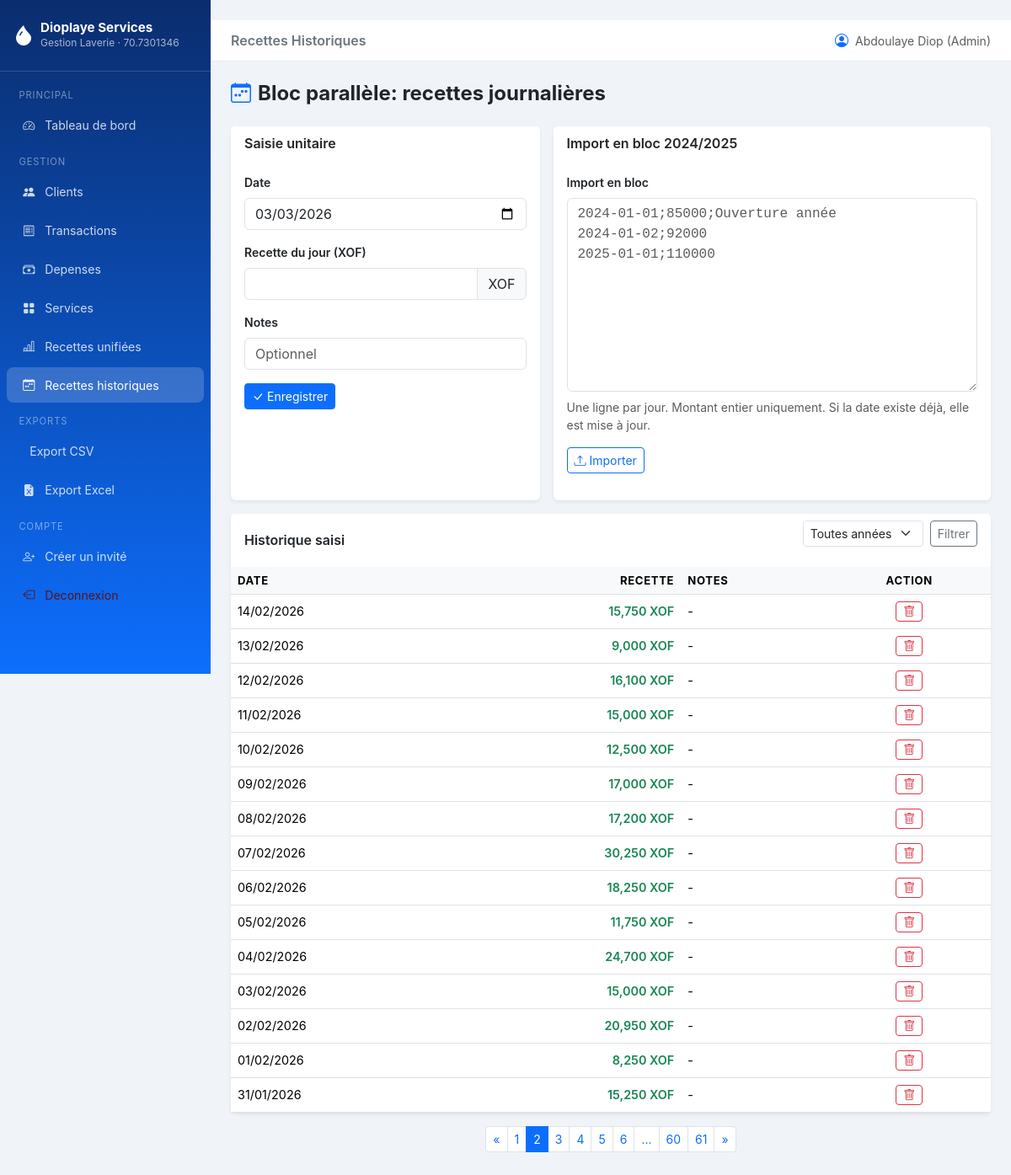
The page /recettes-historiques/?page=2 (signed in) on the database its author committed.
### models.py (models this page shows, shortened)
class User(UserMixin, db.Model):
    __tablename__ = "users"
    id = db.Column(db.Integer, primary_key=True)
    username = db.Column(db.String(64), unique=True, nullable=False)
    email = db.Column(db.String(120), unique=True, nullable=False)
    password_hash = db.Column(db.String(256), nullable=False)
    role = db.Column(db.String(20), nullable=False, default="invite")
    is_active = db.Column(db.Boolean, default=True)
    created_at = db.Column(db.DateTime, default=datetime.utcnow)
    @property
    def is_admin(self) -> bool:
        return (self.role or "").lower() == "admin"

class RecetteJournaliereHistorique(db.Model):
    __tablename__ = "recettes_journalieres_historiques"
    id = db.Column(db.Integer, primary_key=True)
    date_recette = db.Column(db.Date, nullable=False, unique=True, index=True)
    montant = db.Column(db.Integer, nullable=False, default=0)
    notes = db.Column(db.String(300), nullable=True)
    created_at = db.Column(db.DateTime, default=datetime.utcnow)

### routes/recettes_historiques.py (the view)
@recettes_historiques_bp.route("/")
@login_required
@require_admin
def index():
    form = RecetteHistoriqueForm()
    import_form = ImportRecettesForm()
    page = request.args.get("page", 1, type=int)
    annee = request.args.get("annee", type=int)
    query = RecetteJournaliereHistorique.query
    if annee:
        query = query.filter(extract("year", RecetteJournaliereHistorique.date_recette) == annee)
    pagination = query.order_by(RecetteJournaliereHistorique.date_recette.desc()).paginate(
        page=page, per_page=Config.ITEMS_PER_PAGE, error_out=False
    )
    annees = [
        int(value)
        for (value,) in db.session.query(
            extract("year", RecetteJournaliereHistorique.date_recette)
        ).distinct().order_by(extract("year", RecetteJournaliereHistorique.date_recette).desc()).all()
        if value is not None
    ]
    return render_template(
        "recettes_historiques/index.html",
        form=form,
        import_form=import_form,
        recettes=pagination.items,
        pagination=pagination,
        annee=annee,
        annees=annees,
    )

### routes/recettes_historiques.py
class RecetteHistoriqueForm(FlaskForm):
    date_recette = DateField("Date", default=date.today, validators=[DataRequired()])
    montant = IntegerField(
        "Recette du jour (XOF)",
        validators=[DataRequired(), NumberRange(min=0)],
        filters=[_normalize_integer],
    )
    notes = StringField("Notes", validators=[Optional(), Length(max=300)])
    submit = SubmitField("Enregistrer / Mettre à jour")

class ImportRecettesForm(FlaskForm):
    lignes = TextAreaField(
        "Import en bloc",
        validators=[DataRequired()],
        description="Format: YYYY-MM-DD;montant;notes (notes optionnelles).",
    )
    submit = SubmitField("Importer")

### routes/__init__.py (called while the page is built)
def require_admin(view_func):
    @wraps(view_func)
    def wrapped(*args, **kwargs):
        if not getattr(current_user, "is_admin", False):
            flash("Action réservée à l'administrateur général.", "danger")
            return redirect(url_for("dashboard.index"))
        return view_func(*args, **kwargs)
    return wrapped

### routes/recettes_historiques.py (called while the page is built)
def _normalize_integer(value):
    if isinstance(value, str):
        return value.strip().replace(" ", "")
    return value

### templates/recettes_historiques/index.html (shortened to what this page needs)
{% extends "base.html" %}
{% block page_title %}Recettes Historiques{% endblock %}
{% block content %}
<div class="d-flex justify-content-between align-items-center mb-4">
  <h4 class="fw-bold mb-0"><i class="bi bi-calendar-week text-primary me-2"></i>Bloc parallèle: recettes journalières</h4>
</div>
<div class="row g-3 mb-3">
  <div class="col-lg-5">
    <div class="card border-0 shadow-sm h-100">
      <div class="card-header bg-white border-0 fw-semibold">Saisie unitaire</div>
      <div class="card-body">
        <form method="POST" action="{{ url_for('recettes_historiques.add') }}">
          <div class="mb-3">
            {{ form.date_recette.label(class="form-label fw-semibold small") }}
            {{ form.date_recette(class="form-control" + (" is-invalid" if form.date_recette.errors else "")) }}
          </div>
          <div class="mb-3">
            {{ form.montant.label(class="form-label fw-semibold small") }}
            <div class="input-group">
              {{ form.montant(class="form-control" + (" is-invalid" if form.montant.errors else ""), min=0, step=1) }}
              <span class="input-group-text">XOF</span>
            </div>
          </div>
          <div class="mb-3">
            {{ form.notes.label(class="form-label fw-semibold small") }}
            {{ form.notes(class="form-control", placeholder="Optionnel") }}
          </div>
          <button type="submit" class="btn btn-primary btn-sm">
            <i class="bi bi-check-lg me-1"></i>Enregistrer
          </button>
        </form>
      </div>
    </div>
  </div>
  <div class="col-lg-7">
    <div class="card border-0 shadow-sm h-100">
      <div class="card-header bg-white border-0 fw-semibold">Import en bloc 2024/2025</div>
      <div class="card-body">
        <form method="POST" action="{{ url_for('recettes_historiques.importer') }}">
          <label class="form-label fw-semibold small">{{ import_form.lignes.label.text }}</label>
          {{ import_form.lignes(
              class="form-control font-monospace",
              rows="9",
              placeholder="2024-01-01;85000;Ouverture année\n2024-01-02;92000\n2025-01-01;110000"
            )
          }}
          <div class="form-text mt-2">Une ligne par jour. Montant entier uniquement. Si la date existe déjà, elle est mise à jour.</div>
          <button type="submit" class="btn btn-outline-primary btn-sm mt-3">
            <i class="bi bi-upload me-1"></i>Importer
          </button>
        </form>
      </div>
    </div>
  </div>
</div>
<div class="card border-0 shadow-sm">
  <div class="card-header bg-white border-0 d-flex justify-content-between align-items-center">
    <span class="fw-semibold">Historique saisi</span>
    <form method="GET" class="d-flex gap-2">
      <select name="annee" class="form-select form-select-sm">
        <option value="">Toutes années</option>
      </select>
      <button class="btn btn-outline-secondary btn-sm">Filtrer</button>
    </form>
  </div>
  <div class="card-body p-0">
    <div class="table-responsive">
      <table class="table table-hover mb-0">
        <thead>
          <tr>
            <th>Date</th>
            <th class="text-end">Recette</th>
            <th>Notes</th>
            <th class="text-center">Action</th>
          </tr>
        </thead>
        <tbody>
          {% for r in recettes %}
          <tr>
            <td>{{ r.date_recette.strftime("%d/%m/%Y") }}</td>
            <td class="text-end fw-semibold text-success">{{ "{:,.0f}".format(r.montant) }} XOF</td>
            <td>{{ r.notes or "-" }}</td>
            <td class="text-center">
              <form method="POST" action="{{ url_for('recettes_historiques.delete', entry_id=r.id) }}" class="d-inline">
                <button type="submit" class="btn btn-outline-danger btn-sm"
                        onclick="return confirm('Supprimer cette recette historique ?');">
                  <i class="bi bi-trash"></i>
                </button>
              </form>
            </td>
          </tr>
          {% else %}
          <tr>
            <td colspan="4" class="text-center text-muted py-4">Aucune recette historique saisie.</td>
          </tr>
          {% endfor %}
        </tbody>
      </table>
    </div>
  </div>
</div>
{% if pagination.pages > 1 %}
<nav class="mt-3">
  <ul class="pagination pagination-sm justify-content-center">
    {% if pagination.has_prev %}
    <li class="page-item">
      <a class="page-link" href="{{ url_for('recettes_historiques.index', page=pagination.prev_num, annee=annee) }}">&laquo;</a>
    </li>
    {% endif %}
    {% for p in pagination.iter_pages() %}
    <li class="page-item {% if p == pagination.page %}active{% endif %}">
      {% if p %}
      <a class="page-link" href="{{ url_for('recettes_historiques.index', page=p, annee=annee) }}">{{ p }}</a>
      {% else %}
      <span class="page-link">...</span>
      {% endif %}
    </li>
    {% endfor %}
    {% if pagination.has_next %}
    <li class="page-item">
      <a class="page-link" href="{{ url_for('recettes_historiques.index', page=pagination.next_num, annee=annee) }}">&raquo;</a>
    </li>
    {% endif %}
  </ul>
</nav>
{% endif %}
{% endblock %}

### templates/base.html (shortened to what this page needs)
﻿<!DOCTYPE html>
<html lang="fr">
<head>
  <link rel="stylesheet" href="https://cdn.jsdelivr.net/npm/bootstrap@5.3.3/dist/css/bootstrap.min.css">
  <link rel="stylesheet" href="https://cdn.jsdelivr.net/npm/bootstrap-icons@1.11.3/font/bootstrap-icons.css">
  <link rel="stylesheet" href="{{ url_for('static', filename='css/main.css') }}">
</head>
<body>
{% if current_user.is_authenticated %}
<nav id="sidebar">
  <div class="brand">
    <div class="d-flex align-items-center gap-2">
      <i class="bi bi-droplet-fill fs-4 text-white"></i>
      <div>
        <h5>{{ config.get('LAVERIE_NOM', 'Dioplaye Services') }}</h5>
        <small>Gestion Laverie · {{ config.get('LAVERIE_TELEPHONE', '-') }}</small>
      </div>
    </div>
  </div>
  <ul class="nav flex-column mt-2">
    <li class="nav-section">Principal</li>
    <li class="nav-item">
      <a class="nav-link {% if request.endpoint == 'dashboard.index' %}active{% endif %}"
         href="{{ url_for('dashboard.index') }}">
        <i class="bi bi-speedometer2"></i> Tableau de bord
      </a>
    </li>
    <li class="nav-section">Gestion</li>
    <li class="nav-item">
      <a class="nav-link {% if request.blueprint == 'clients' %}active{% endif %}"
         href="{{ url_for('clients.index') }}">
        <i class="bi bi-people-fill"></i> Clients
      </a>
    </li>
    <li class="nav-item">
      <a class="nav-link {% if request.blueprint == 'transactions' %}active{% endif %}"
         href="{{ url_for('transactions.index') }}">
        <i class="bi bi-receipt"></i> Transactions
      </a>
    </li>
    <li class="nav-item">
      <a class="nav-link {% if request.blueprint == 'depenses' %}active{% endif %}"
         href="{{ url_for('depenses.index') }}">
        <i class="bi bi-cash-stack"></i> Depenses
      </a>
    </li>
    <li class="nav-item">
      <a class="nav-link {% if request.blueprint == 'services' %}active{% endif %}"
         href="{{ url_for('services.index') }}">
        <i class="bi bi-grid-fill"></i> Services
      </a>
    </li>
    <li class="nav-item">
      <a class="nav-link {% if request.endpoint == 'recettes_historiques.unifiees' %}active{% endif %}"
         href="{{ url_for('recettes_historiques.unifiees') }}">
        <i class="bi bi-bar-chart-line"></i> Recettes unifiées
      </a>
    </li>
    {% if current_user.is_admin %}
    <li class="nav-item">
      <a class="nav-link {% if request.blueprint == 'recettes_historiques' and request.endpoint != 'recettes_historiques.unifiees' %}active{% endif %}"
         href="{{ url_for('recettes_historiques.index') }}">
        <i class="bi bi-calendar-week"></i> Recettes historiques
      </a>
    </li>
    {% endif %}
    <li class="nav-section">Exports</li>
    <li class="nav-item">
      <a class="nav-link" href="{{ url_for('exports.transactions_csv') }}">
         Export CSV
      </a>
    </li>
    <li class="nav-item">
      <a class="nav-link" href="{{ url_for('exports.transactions_excel') }}">
        <i class="bi bi-file-earmark-excel-fill"></i> Export Excel
      </a>
    </li>
    <li class="nav-section mt-auto">Compte</li>
    {% if current_user.is_admin %}
    <li class="nav-item">
      <a class="nav-link" href="{{ url_for('auth.create_invite') }}">
        <i class="bi bi-person-plus"></i> Créer un invité
      </a>
    </li>
    {% endif %}
    <li class="nav-item">
      <a class="nav-link text-danger-emphasis" href="{{ url_for('auth.logout') }}">
        <i class="bi bi-box-arrow-left"></i> Deconnexion
      </a>
    </li>
  </ul>
</nav>
{% endif %}
<div id="main-content">
  {% if current_user.is_authenticated %}
  <div class="topbar d-flex align-items-center justify-content-between">
    <div class="d-flex align-items-center gap-3">
      <span class="fw-semibold text-secondary">{% block page_title %}{% endblock %}</span>
    </div>
    <div class="d-flex align-items-center gap-2">
      <i class="bi bi-person-circle text-primary"></i>
      <small class="text-muted">
        {{ current_user.username }}{% if current_user.is_admin %} (Admin){% else %} (Invité){% endif %}
      </small>
    </div>
  </div>
  {% endif %}
  <div class="page-content">
    {% block content %}{% endblock %}
  </div>
</div>
</body>
</html>

### static/css/main.css (style rules this page uses)
:root { --sidebar-width: 250px; --primary: #0d6efd; --success: #198754; }
body { background: #f0f4f8; font-family: 'Inter', sans-serif; }
#sidebar { width: var(--sidebar-width); min-height: 100vh; background: linear-gradient(180deg, #0a2d6e 0%, #0d6efd 100%); position: fixed; top: 0; left: 0; z-index: 100; transition: transform 0.3s ease; }
#sidebar .brand { padding: 1.5rem 1rem; border-bottom: 1px solid rgba(255,255,255,.15); }
#sidebar .brand h5 { color: #fff; font-weight: 700; margin: 0; font-size: .95rem; }
#sidebar .brand small { color: rgba(255,255,255,.65); font-size: .75rem; }
#sidebar .nav-link { color: rgba(255,255,255,.8); padding: .65rem 1.2rem; border-radius: 8px; margin: 2px 8px; transition: all .2s; font-size: .88rem; }
#sidebar .nav-link:hover, #sidebar .nav-link.active { background: rgba(255,255,255,.18); color: #fff; }
#sidebar .nav-link i { width: 20px; text-align: center; margin-right: 8px; }
#sidebar .nav-section { font-size: .7rem; text-transform: uppercase; letter-spacing: .08em; color: rgba(255,255,255,.45); padding: .75rem 1.4rem .25rem; }
#main-content { margin-left: var(--sidebar-width); min-height: 100vh; }
.topbar { background: #fff; border-bottom: 1px solid #e9ecef; padding: .75rem 1.5rem; position: sticky; top: 0; z-index: 50; }
.page-content { padding: 1.5rem; }
.table thead th { background: #f8f9fa; font-size: .82rem; text-transform: uppercase; letter-spacing: .05em; }
.table td { vertical-align: middle; font-size: .9rem; }

### templates/base.html (style rules this page uses)
:root { --sidebar-width: 250px; --primary: #0d6efd; --success: #198754; }
body { background: #f0f4f8; font-family: 'Inter', sans-serif; }
#sidebar { width: var(--sidebar-width); min-height: 100vh; background: linear-gradient(180deg, #0a2d6e 0%, #0d6efd 100%); position: fixed; top: 0; left: 0; z-index: 100; transition: transform 0.3s ease; }
#sidebar .brand { padding: 1.5rem 1rem; border-bottom: 1px solid rgba(255,255,255,.15); }
#sidebar .brand h5 { color: #fff; font-weight: 700; margin: 0; font-size: .95rem; }
#sidebar .brand small { color: rgba(255,255,255,.65); font-size: .75rem; }
#sidebar .nav-link { color: rgba(255,255,255,.8); padding: .65rem 1.2rem; border-radius: 8px; margin: 2px 8px; transition: all .2s; font-size: .88rem; }
#sidebar .nav-link:hover, #sidebar .nav-link.active { background: rgba(255,255,255,.18); color: #fff; }
#sidebar .nav-link i { width: 20px; text-align: center; margin-right: 8px; }
#sidebar .nav-section { font-size: .7rem; text-transform: uppercase; letter-spacing: .08em; color: rgba(255,255,255,.45); padding: .75rem 1.4rem .25rem; }
#main-content { margin-left: var(--sidebar-width); min-height: 100vh; }
.topbar { background: #fff; border-bottom: 1px solid #e9ecef; padding: .75rem 1.5rem; position: sticky; top: 0; z-index: 50; }
.page-content { padding: 1.5rem; }
.table thead th { background: #f8f9fa; font-size: .82rem; text-transform: uppercase; letter-spacing: .05em; }
.table td { vertical-align: middle; font-size: .9rem; }

### rows shown on the page
User: username "Abdoulaye Diop"
RecetteJournaliereHistorique: date_recette "14/02/2026", montant "15,750", notes "-"
RecetteJournaliereHistorique: date_recette "13/02/2026", montant "9,000", notes "-"
RecetteJournaliereHistorique: date_recette "12/02/2026", montant "16,100", notes "-"
RecetteJournaliereHistorique: date_recette "11/02/2026", montant "15,000", notes "-"
RecetteJournaliereHistorique: date_recette "10/02/2026", montant "12,500", notes "-"
RecetteJournaliereHistorique: date_recette "09/02/2026", montant "17,000", notes "-"
RecetteJournaliereHistorique: date_recette "08/02/2026", montant "17,200", notes "-"
RecetteJournaliereHistorique: date_recette "07/02/2026", montant "30,250", notes "-"
RecetteJournaliereHistorique: date_recette "06/02/2026", montant "18,250", notes "-"
RecetteJournaliereHistorique: date_recette "05/02/2026", montant "11,750", notes "-"
RecetteJournaliereHistorique: date_recette "04/02/2026", montant "24,700", notes "-"
RecetteJournaliereHistorique: date_recette "03/02/2026", montant "15,000", notes "-"
RecetteJournaliereHistorique: date_recette "02/02/2026", montant "20,950", notes "-"
RecetteJournaliereHistorique: date_recette "01/02/2026", montant "8,250", notes "-"
RecetteJournaliereHistorique: date_recette "31/01/2026", montant "15,250", notes "-"

### other values the page prints
{{ config.get('LAVERIE_NOM', 'Dioplaye Services') }} "Dioplaye Services"
{{ config.get('LAVERIE_TELEPHONE', '-') }} "70.7301346"
{{ import_form.lignes.label.text }} "Import en bloc"
{{ p }} "1" "2" "3" "4" "5" "6" "60" "61"
